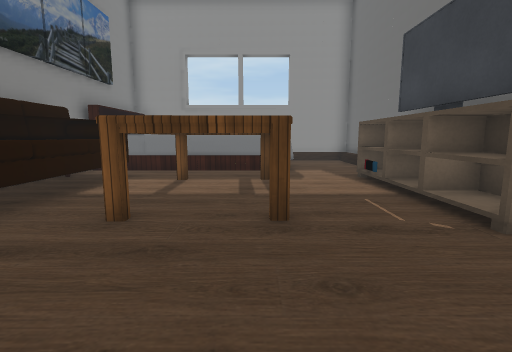
View 1 (above)

12 first-person views from a walk through a Unity game level. The camera is 1.2 m above the floor, tilts 8° down and sees 85° across. Doors are open. The floor is counted in squares, 1 m on a side. Each view is taken from the middle of a square. On the plan, view 1 faces up. The plan holds only what a view shows up to about 13 squares ahead; the rest is blank. The place goes on beyond the plan. The player is left out. Some surface patterns are stand-ins.

View 2
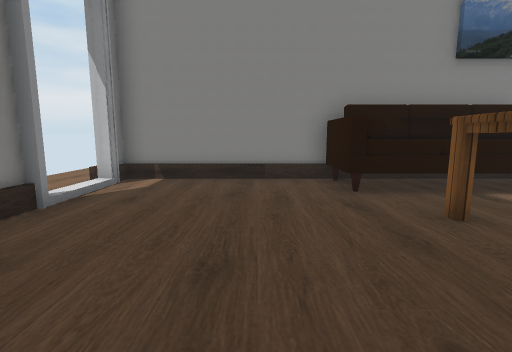

View 3
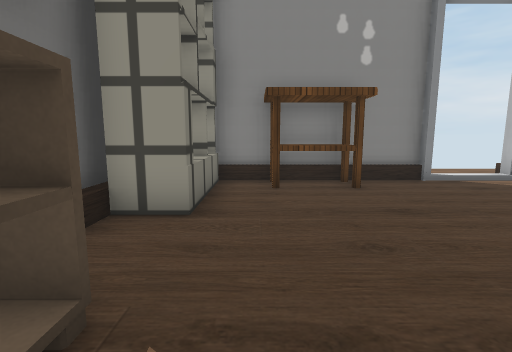

View 4
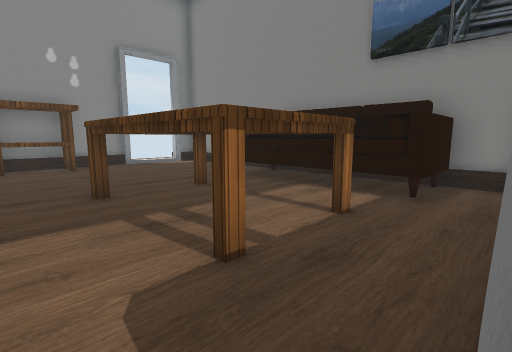

View 5
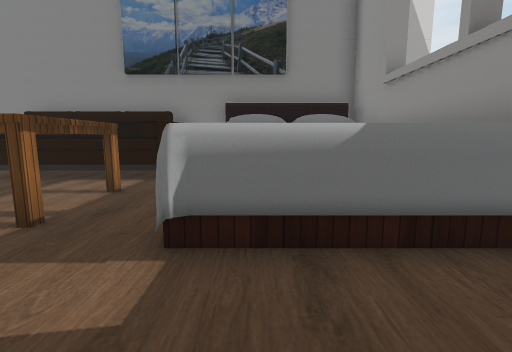

View 6
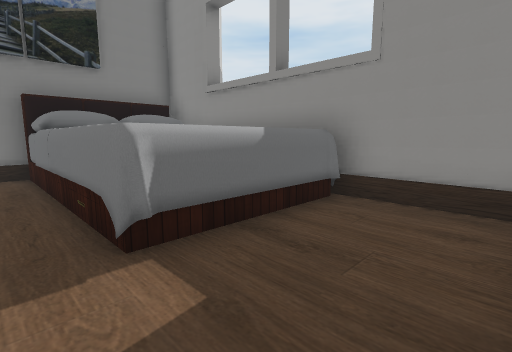

View 7
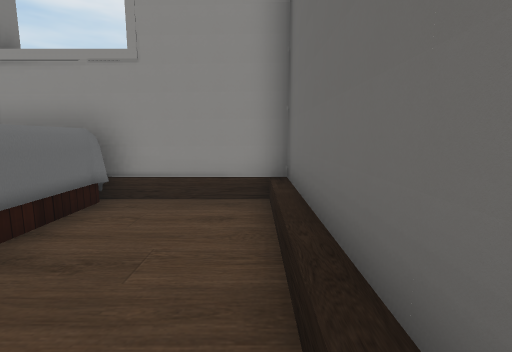

View 8
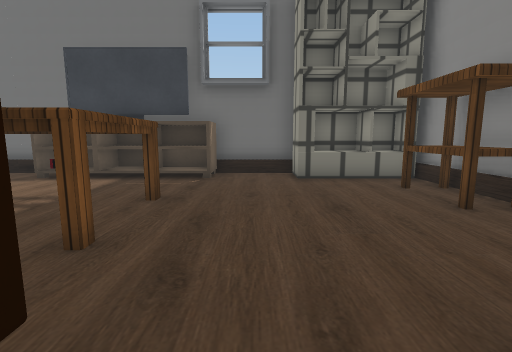

View 9
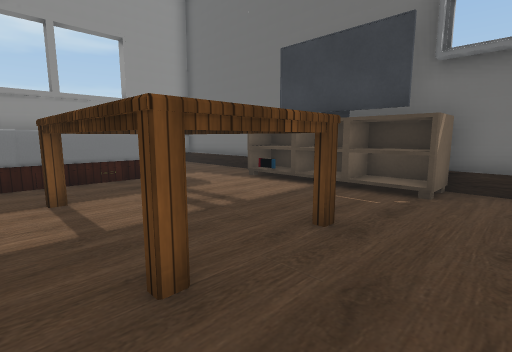

View 10
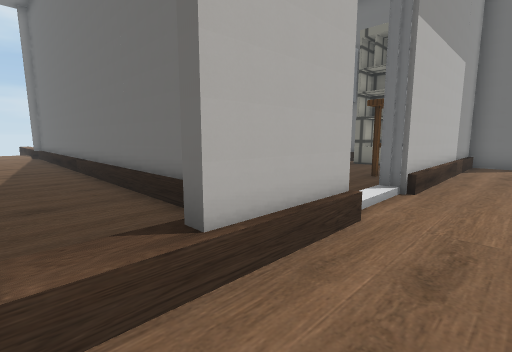

View 11
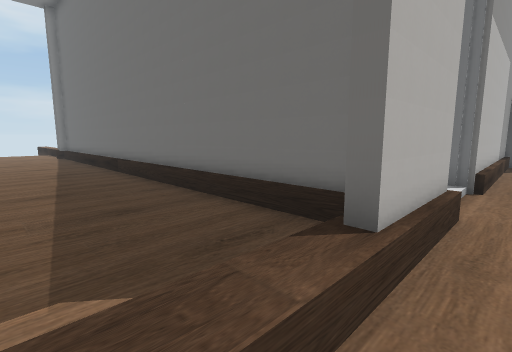

View 12
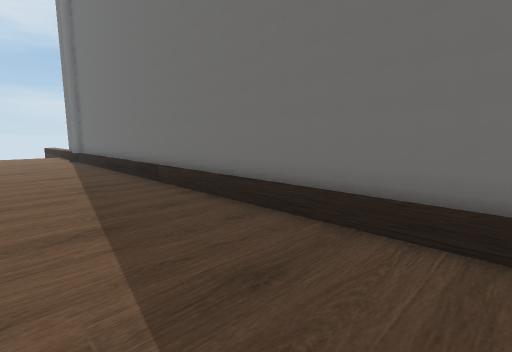

### Floor plan
Points are (right, up) in squares from view 1. A wall is a line through its corners. A room is listed if a view was taken in it or the views show most of it. See-through windows are left out.
Room 1 (views 1, 2, 3, 4, 5, 6, 7, 8, 9)
walls: (4.3, 3.3) (3.1, 3.3) (3.1, 8.5); (4.6, 9.5) (4.6, 14.3) (0.9, 14.4); (-6.1, 10.1) (-6.1, -2.8); (4.6, 0.1) (4.6, 3.5); (-2.6, -2.8) (3.6, -2.8); (-0.7, 14.4) (-5.3, 14.5)
ways out: open door at (-4, -3) to room 2
objects: other object (-5, 3) to (-4, 8); other object (-5, 10) to (1, 14); other object (-2, 4) to (0, 8); other object (0, -2) to (1, -2); other object (3, -2) to (4, 1)
Room 2 (views 10, 11, 12)
walls: (-6.4, -2.2) (-6.4, 14); (-5.1, -3.2) (-7.7, -3.2) (-7.7, -2.8); (4.6, -4.5) (4.6, -3.2) (-2.8, -3.2)
ways out: open door at (-4, -3) to room 1

Positions as (right, up) in squares from view 1, and headings:
1: (0, 0), facing up
2: (2, 1), facing left
3: (2, 5), facing down
4: (2, 10), facing down-left
5: (4, 11), facing left
6: (4, 9), facing up-left
7: (4, 9), facing up
8: (-5, 2), facing right
9: (-3, 2), facing up-right
10: (-9, -5), facing up-right
11: (-10, -4), facing up-right
12: (-10, -1), facing up-right
